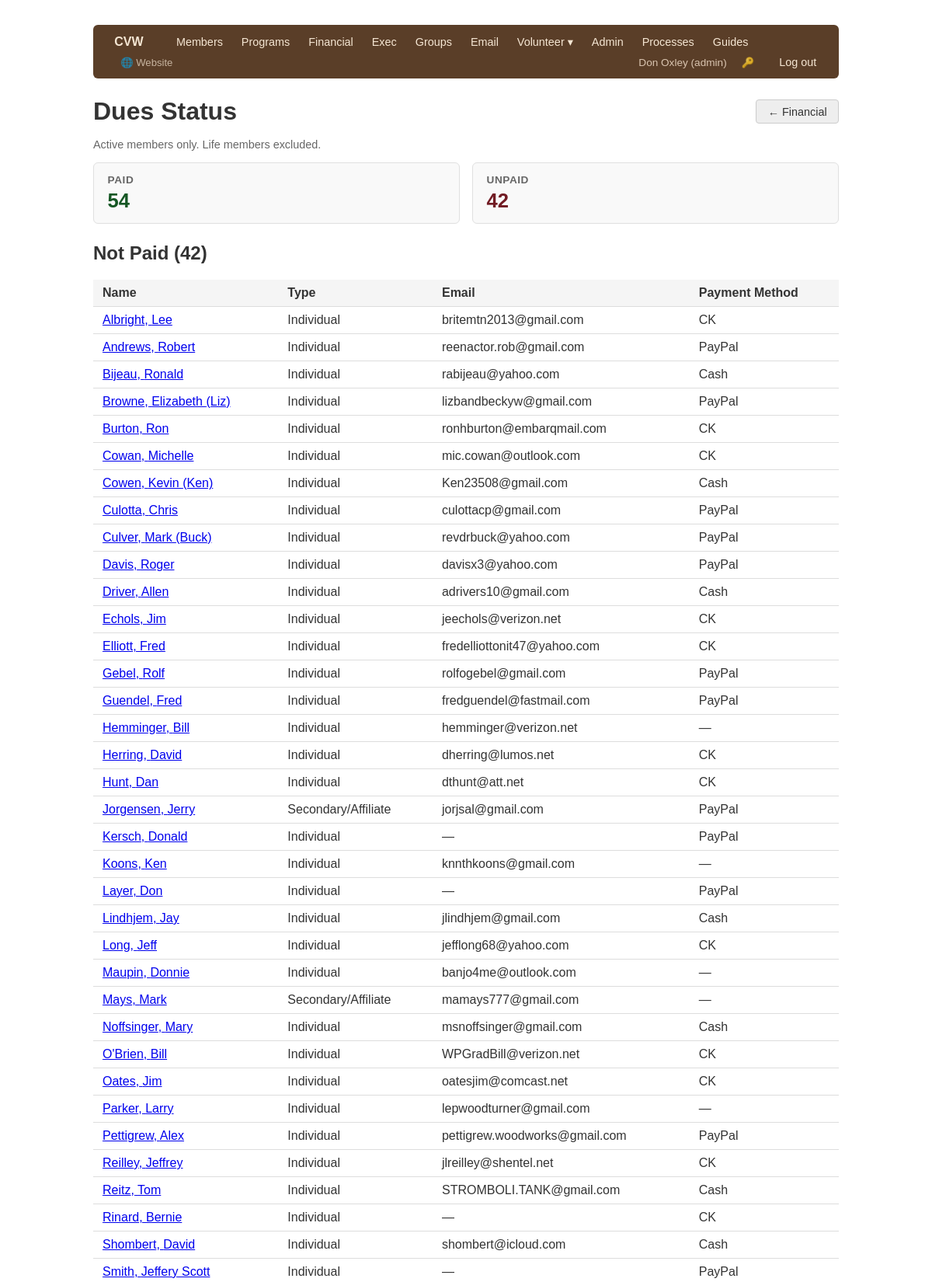
The page /financial/dues (signed in, upper part) on the database its author committed.
### app/models/user.py (models this page shows, shortened)
class User(Base):
    __tablename__ = "users"
    id = Column(Integer, primary_key=True, index=True)
    username = Column(String, unique=True, nullable=False, index=True)
    full_name = Column(String, nullable=False)
    role = Column(String, nullable=False)       # see ROLES
    hashed_password = Column(String, nullable=False)
    active = Column(Boolean, default=True)
    must_change_password = Column(Boolean, default=False)
    member_id = Column(Integer, ForeignKey("members.id"), nullable=True)
    created_at = Column(DateTime, server_default=func.now())
    member = relationship("Member", backref="user_account")

### app/models/member.py (models this page shows)
class Member(Base):
    __tablename__ = "members"
    id = Column(Integer, primary_key=True, index=True)
    first_name = Column(String, nullable=False)
    last_name = Column(String, nullable=False)
    nickname = Column(String)
    email = Column(String, unique=True, index=True)
    birthday = Column(Date)
    significant_other = Column(String)
    address = Column(String)
    city = Column(String)
    state = Column(String)
    zip_code = Column(String)
    home_phone = Column(String)
    work_phone = Column(String)
    mobile_phone = Column(String)
    membership_type = Column(String)   # Individual, Family, Secondary/Affiliate
    skill_level = Column(String)       # Beginner, Intermediate, Advanced, Professional
    years_turning = Column(String)     # Less than 1, 1-3, 3-5, 5-10, 10-20, 20+
    status = Column(String, default="Prospective")  # Prospective, Active, Former
    dues_paid = Column(Boolean, default=False)
    dues_paid_date = Column(Date)
    dues_amount = Column(Float)
    donation = Column(Float)
    payment_method = Column(String)  # PayPal, Cash, CK, Check
    volunteer_interest = Column(Boolean)
    volunteer_area = Column(String)
    how_heard = Column(String)
    created_at = Column(DateTime, server_default=func.now())
    updated_at = Column(DateTime, onupdate=func.now())
    program_comments = relationship("ProgramComment", back_populates="member")

### app/routers/financial.py (the view)
@router.get("/dues", response_class=HTMLResponse)
def dues_status(request: Request, _=auth, db: Session = Depends(get_db)):
    subject_members = (
        db.query(Member)
        .filter(Member.status == "Active", Member.membership_type != "Life")
        .order_by(Member.last_name, Member.first_name)
        .all()
    )
    paid = [m for m in subject_members if m.dues_paid]
    unpaid = [m for m in subject_members if not m.dues_paid]
    return templates.TemplateResponse("financial/dues.html", {
        "request": request,
        "paid": paid,
        "unpaid": unpaid,
    })

### app/templates/financial/dues.html (shortened to what this page needs)
{% extends "base.html" %}
{% block content %}
<div style="display:flex; justify-content:space-between; align-items:center; margin-bottom:1rem">
    <h1 style="margin:0">Dues Status</h1>
    <a href="/financial/" class="btn btn-secondary">← Financial</a>
</div>
<p style="color:#666; font-size:0.9rem">Active members only. Life members excluded.</p>
<div style="display:grid; grid-template-columns:1fr 1fr; gap:1rem; margin-bottom:0.75rem">
    <div class="stat-card stat-income">
        <h3>Paid</h3>
        <div class="stat-value">{{ paid|length }}</div>
    </div>
    <div class="stat-card stat-expense">
        <h3>Unpaid</h3>
        <div class="stat-value">{{ unpaid|length }}</div>
    </div>
</div>
<h2 style="margin-top:1.5rem">Not Paid ({{ unpaid|length }})</h2>
{% if unpaid %}
<table>
    <thead>
        <tr><th>Name</th><th>Type</th><th>Email</th><th>Payment Method</th></tr>
    </thead>
    <tbody>
        {% for m in unpaid %}
        <tr>
            <td><a href="/members/{{ m.id }}">{{ m.last_name }}, {{ m.first_name }}</a></td>
            <td>{{ m.membership_type or '—' }}</td>
            <td>{{ m.email or '—' }}</td>
            <td>{{ m.payment_method or '—' }}</td>
        </tr>
        {% endfor %}
    </tbody>
</table>
{% else %}
<p style="color:#888">All active members have paid dues.</p>
{% endif %}
{% endblock %}

### app/templates/base.html (shortened to what this page needs)
<!DOCTYPE html>
<html lang="en">
<head>
</head>
<body>
<nav>
    <a href="/" class="nav-brand" style="text-decoration:none">CVW</a>
    {% if request.state.user %}
        {% set role = request.state.user.role %}
        {% if role in ['admin', 'exec', 'membership'] %}
            <a href="/members/">Members</a>
        {% endif %}
        {% if role in ['admin', 'exec', 'program'] %}
            <a href="/programs/">Programs</a>
        {% endif %}
        {% if role in ['admin', 'financial'] %}
            <a href="/financial/">Financial</a>
        {% endif %}
        {% if role in ['admin', 'exec'] %}
            <a href="/exec/">Exec</a>
        {% endif %}
        {% if role in ['admin', 'membership'] %}
            <a href="/groups/">Groups</a>
            <a href="/email/">Email</a>
        {% endif %}
        {% if role in ['admin', 'librarian'] %}
        <div class="nav-dropdown">
            <a href="#">Volunteer ▾</a>
        </div>
        {% endif %}
        {% if role == 'admin' %}
            <a href="/admin/">Admin</a>
        {% endif %}
        <a href="/processes/">Processes</a>
        <a href="/guides/">Guides</a>
        <a href="/site/" style="margin-left:0.5rem; opacity:0.7; font-size:0.82rem">🌐 Website</a>
        <div class="nav-right">
            <span class="nav-user">{{ request.state.user.full_name }} ({{ role }})</span>
            <a href="/change-password" title="Change password" style="font-size:0.82rem; opacity:0.8">🔑</a>
            <a href="/logout">Log out</a>
        </div>
    {% else %}
        <div class="nav-right"><a href="/login">Log in</a></div>
    {% endif %}
</nav>
{% block content %}{% endblock %}
</body>
</html>

### app/templates/base.html (style rules this page uses)
body { font-family: sans-serif; max-width: 960px; margin: 2rem auto; padding: 0 1rem; color: #333; }
nav { margin-bottom: 1.5rem; background: #5a3e28; padding: 0.5rem 1rem; border-radius: 6px; display: flex; align-items: center; gap: 0; flex-wrap: wrap; }
nav .nav-brand { color: #f5e6d3; font-weight: 700; font-size: 1rem; margin-right: 1.25rem; }
nav a { margin-right: 0.1rem; text-decoration: none; color: #f5e6d3; font-size: 0.9rem; padding: 0.3rem 0.7rem; border-radius: 4px; }
nav .nav-right { margin-left: auto; display: flex; align-items: center; gap: 0.5rem; }
.nav-dropdown { position: relative; display: inline-block; }
.nav-dropdown > a { margin-right: 0.1rem; }
nav .nav-user { color: #d9c4b0; font-size: 0.85rem; }
table { width: 100%; border-collapse: collapse; }
th, td { text-align: left; padding: 0.5rem 0.75rem; border-bottom: 1px solid #ddd; }
th { background: #f5f5f5; font-weight: 600; }
.btn { display: inline-block; padding: 0.4rem 0.9rem; border-radius: 4px; text-decoration: none; font-size: 0.9rem; border: 1px solid transparent; cursor: pointer; }
.btn-secondary { background: #eee; color: #333; border-color: #ccc; }
h1 { margin-bottom: 1rem; }
.stat-card { background: #f9f9f9; border: 1px solid #e0e0e0; border-radius: 6px; padding: 0.9rem 1.1rem; }
.stat-card h3 { margin: 0 0 0.3rem; font-size: 0.85rem; color: #666; text-transform: uppercase; letter-spacing: 0.04em; }
.stat-card .stat-value { font-size: 1.6rem; font-weight: 700; }
.stat-income .stat-value { color: #155724; }
.stat-expense .stat-value { color: #721c24; }

### rows shown on the page
User: state.user.full_name "Don Oxley", role "admin"
Member: last_name "Albright", first_name "Lee", membership_type "Individual", email "britemtn2013@gmail.com", payment_method "CK"
Member: last_name "Andrews", first_name "Robert", membership_type "Individual", email "reenactor.rob@gmail.com", payment_method "PayPal"
Member: last_name "Bijeau", first_name "Ronald", membership_type "Individual", email "rabijeau@yahoo.com", payment_method "Cash"
Member: last_name "Browne", first_name "Elizabeth (Liz)", membership_type "Individual", email "lizbandbeckyw@gmail.com", payment_method "PayPal"
Member: last_name "Burton", first_name "Ron", membership_type "Individual", email "ronhburton@embarqmail.com", payment_method "CK"
Member: last_name "Cowan", first_name "Michelle", membership_type "Individual", email "mic.cowan@outlook.com", payment_method "CK"
Member: last_name "Cowen", first_name "Kevin (Ken)", membership_type "Individual", email "Ken23508@gmail.com", payment_method "Cash"
Member: last_name "Culotta", first_name "Chris", membership_type "Individual", email "culottacp@gmail.com", payment_method "PayPal"
Member: last_name "Culver", first_name "Mark (Buck)", membership_type "Individual", email "revdrbuck@yahoo.com", payment_method "PayPal"
Member: last_name "Davis", first_name "Roger", membership_type "Individual", email "davisx3@yahoo.com", payment_method "PayPal"
Member: last_name "Driver", first_name "Allen", membership_type "Individual", email "adrivers10@gmail.com", payment_method "Cash"
Member: last_name "Echols", first_name "Jim", membership_type "Individual", email "jeechols@verizon.net", payment_method "CK"
Member: last_name "Elliott", first_name "Fred", membership_type "Individual", email "fredelliottonit47@yahoo.com", payment_method "CK"
Member: last_name "Gebel", first_name "Rolf", membership_type "Individual", email "rolfogebel@gmail.com", payment_method "PayPal"
Member: last_name "Guendel", first_name "Fred", membership_type "Individual", email "fredguendel@fastmail.com", payment_method "PayPal"
Member: last_name "Hemminger", first_name "Bill", membership_type "Individual", email "hemminger@verizon.net", payment_method "—"
Member: last_name "Herring", first_name "David", membership_type "Individual", email "dherring@lumos.net", payment_method "CK"
Member: last_name "Hunt", first_name "Dan", membership_type "Individual", email "dthunt@att.net", payment_method "CK"
Member: last_name "Jorgensen", first_name "Jerry", membership_type "Secondary/Affiliate", email "jorjsal@gmail.com", payment_method "PayPal"
Member: last_name "Kersch", first_name "Donald", membership_type "Individual", email "—", payment_method "PayPal"
Member: last_name "Koons", first_name "Ken", membership_type "Individual", email "knnthkoons@gmail.com", payment_method "—"
Member: last_name "Layer", first_name "Don", membership_type "Individual", email "—", payment_method "PayPal"
Member: last_name "Lindhjem", first_name "Jay", membership_type "Individual", email "jlindhjem@gmail.com", payment_method "Cash"
Member: last_name "Long", first_name "Jeff", membership_type "Individual", email "jefflong68@yahoo.com", payment_method "CK"
Member: last_name "Maupin", first_name "Donnie", membership_type "Individual", email "banjo4me@outlook.com", payment_method "—"
Member: last_name "Mays", first_name "Mark", membership_type "Secondary/Affiliate", email "mamays777@gmail.com", payment_method "—"
Member: last_name "Noffsinger", first_name "Mary", membership_type "Individual", email "msnoffsinger@gmail.com", payment_method "Cash"
Member: last_name "O'Brien", first_name "Bill", membership_type "Individual", email "WPGradBill@verizon.net", payment_method "CK"
Member: last_name "Oates", first_name "Jim", membership_type "Individual", email "oatesjim@comcast.net", payment_method "CK"
Member: last_name "Parker", first_name "Larry", membership_type "Individual", email "lepwoodturner@gmail.com", payment_method "—"
Member: last_name "Pettigrew", first_name "Alex", membership_type "Individual", email "pettigrew.woodworks@gmail.com", payment_method "PayPal"
Member: last_name "Reilley", first_name "Jeffrey", membership_type "Individual", email "jlreilley@shentel.net", payment_method "CK"
Member: last_name "Reitz", first_name "Tom", membership_type "Individual", email "STROMBOLI.TANK@gmail.com", payment_method "Cash"
Member: last_name "Rinard", first_name "Bernie", membership_type "Individual", email "—", payment_method "CK"
Member: last_name "Shombert", first_name "David", membership_type "Individual", email "shombert@icloud.com", payment_method "Cash"
Member: last_name "Smith", first_name "Jeffery Scott", membership_type "Individual", email "—", payment_method "PayPal"

### other values the page prints
{{ paid|length }} "54"
{{ unpaid|length }} "42"
